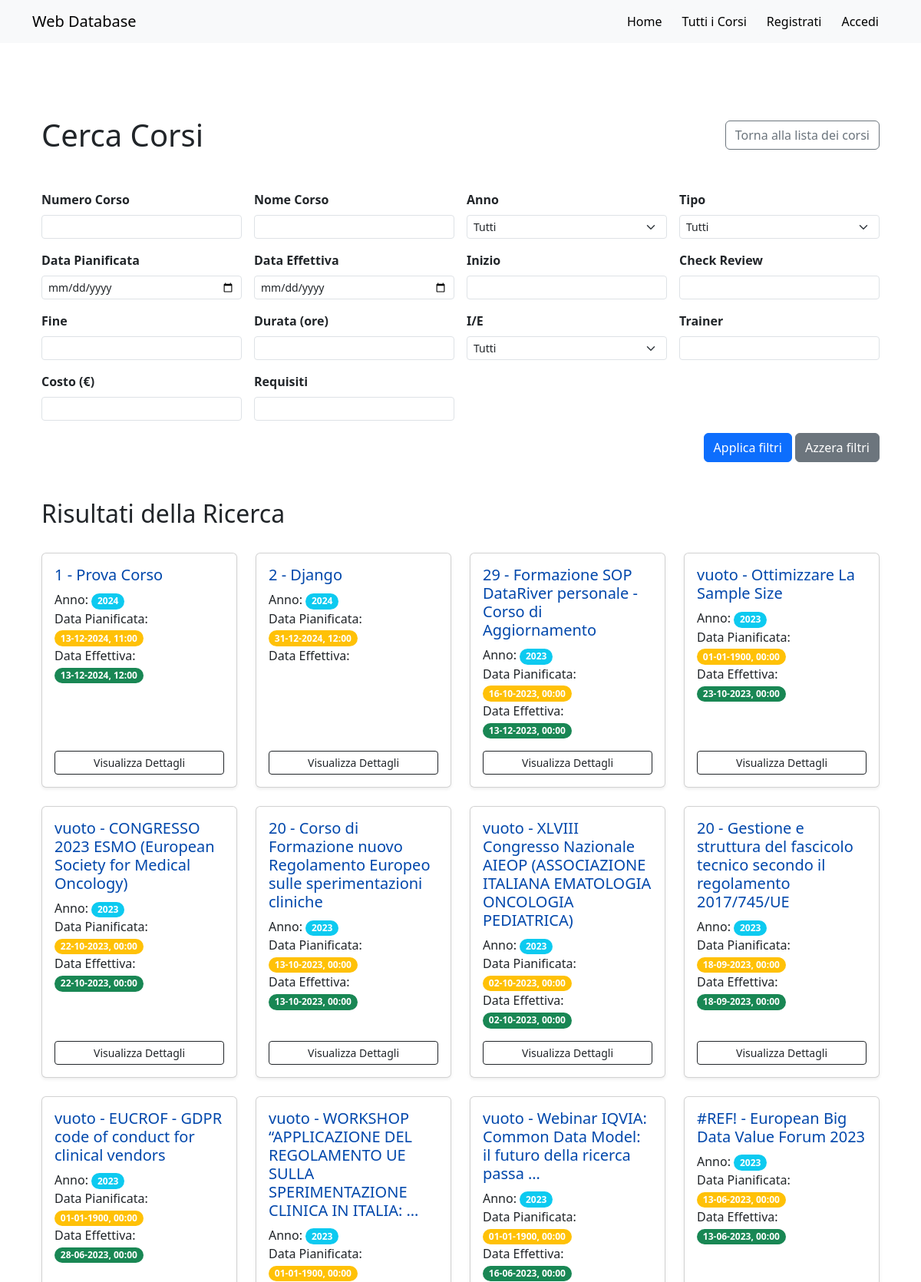
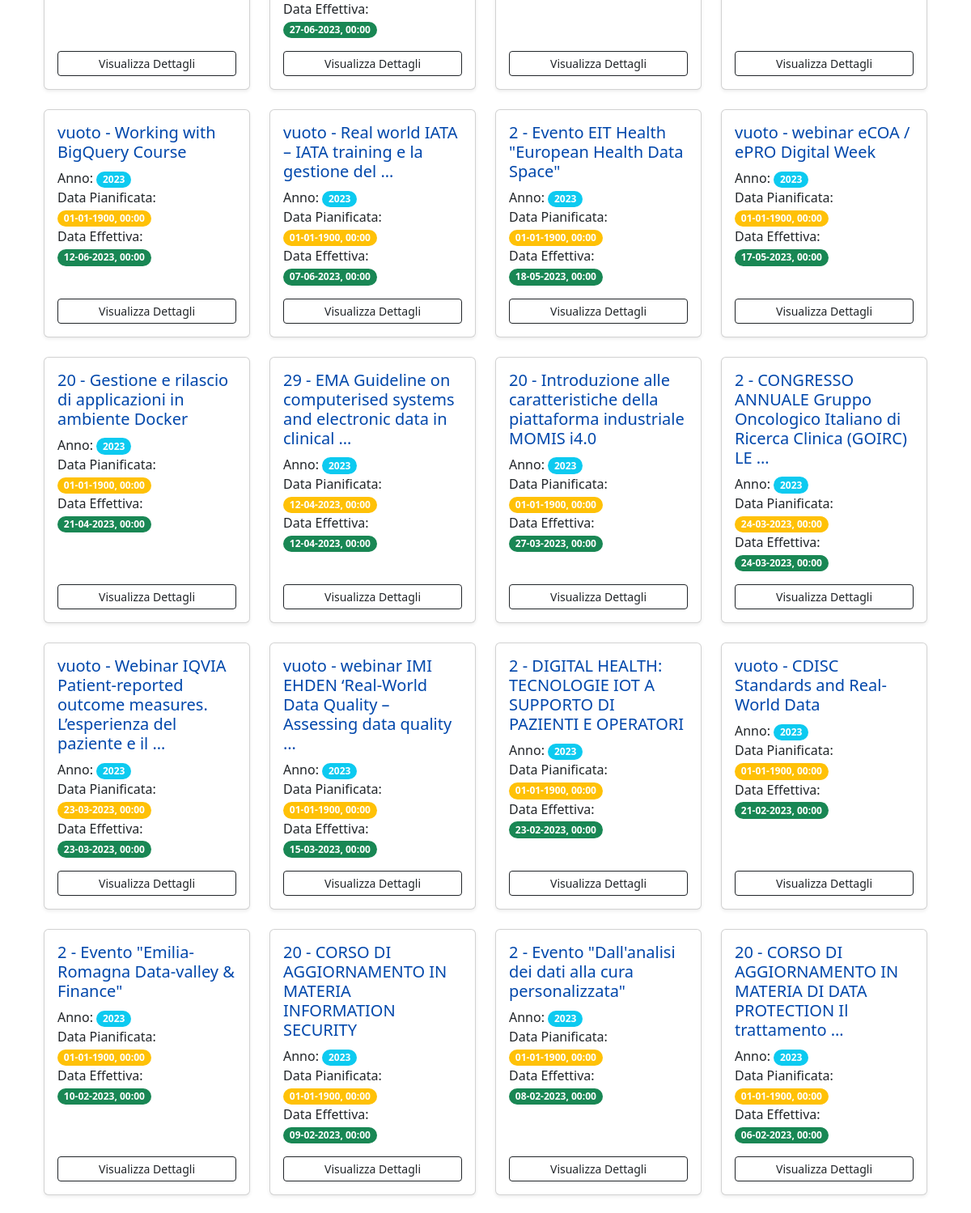
Screenshot of /search (upper part) with the database file from the repository (2 pictures, top to bottom).
### web_app/models.py (models this page shows, shortened)
class Course(models.Model):
    year = models.IntegerField(null=True, blank=True)
    course_n = models.CharField(max_length=255, null=True, blank=True)
    course_name = models.TextField(null=True, blank=True)
    planned_date = models.DateTimeField(null=True, blank=True)
    effective_date = models.DateTimeField(null=True, blank=True)
    type = models.CharField(max_length=255, null=True, blank=True)
    start = models.CharField(max_length=255, null=True, blank=True)
    check_review = models.CharField(max_length=255, null=True, blank=True)
    end = models.CharField(max_length=255, null=True, blank=True)
    duration = models.FloatField(null=True, blank=True)
    i_e = models.CharField(max_length=255, null=True, blank=True)
    trainer = models.CharField(max_length=255, null=True, blank=True)
    cost = models.FloatField(null=True, blank=True)
    requirement = models.CharField(max_length=255, null=True, blank=True)

### web_app/views.py (the view)
# urls.py: path('search', views.search, name='search'),
def search(request):
    ctx = None
    if request.method == 'GET':
        form = SearchForm(request.GET)
        if form.is_valid():
            course_n = form.cleaned_data.get("course_n")
            course_name = form.cleaned_data.get("course_name")
            year = form.cleaned_data.get("year")
            planned_date = form.cleaned_data.get("planned_date")
            effective_date = form.cleaned_data.get("effective_date")
            type = form.cleaned_data.get("type")
            start = form.cleaned_data.get("start")
            check_review = form.cleaned_data.get("check_review")
            end = form.cleaned_data.get("end")
            duration = form.cleaned_data.get("duration")
            i_e = form.cleaned_data.get("i_e")
            trainer = form.cleaned_data.get("trainer")
            cost = form.cleaned_data.get("cost")
            requirement = form.cleaned_data.get("requirement")
            courses = Course.objects.all()
            if course_n:
                courses = courses.filter(course_n__iexact=course_n)
            if course_name:
                courses = courses.filter(course_name__icontains=course_name)
            if year:
                courses = courses.filter(year__iexact=year)
            if planned_date:
                courses = courses.filter(planned_date__date=planned_date)
            if effective_date:
                courses = courses.filter(effective_date__date=effective_date)
            if type:
                courses = courses.filter(type__iexact=type)
            if start:
                courses = courses.filter(start__icontains=start)
            if check_review:
                courses = courses.filter(check_review__icontains=check_review)
            if end:
                courses = courses.filter(end__icontains=end)
            if duration:
                courses = courses.filter(duration__lte=duration)
            if i_e:
                courses = courses.filter(i_e__iexact=i_e)
            if trainer:
                courses = courses.filter(trainer__icontains=trainer)
            if cost:
                courses = courses.filter(cost__lte=cost)
            if requirement:
                courses = courses.filter(requirement__icontains=requirement)
            courses = courses.order_by('-year', '-effective_date', '-planned_date')
            ctx = {
                'form': form,
                'courses': courses,
            }
    return render(request, 'web_app/search.html', ctx)

### web_app/templates/web_app/search.html (shortened to what this page needs)
{% extends "base.html" %}
{% block content %}
<div class="container mt-5">
    <div class="d-flex justify-content-between align-items-center mb-4">
        <h1 class="mb-0">Cerca Corsi</h1>
        <a href="{% url 'courses' %}" class="btn btn-outline-secondary ms-auto">Torna alla lista dei corsi</a>
    </div>
<br>
    <form method="get" action="">
        <div class="row g-3">
            <div class="col-md-3">
                <label for="id_course_n" class="form-label"><strong>Numero Corso</strong></label>
                <input type="number" name="course_n" class="form-control form-control-sm" id="id_course_n" value="{{ form.course_n.value|default_if_none:'' }}">
            </div>
            <div class="col-md-3">
                <label for="id_course_name" class="form-label"><strong>Nome Corso</strong></label>
                <input type="text" name="course_name" class="form-control form-control-sm" id="id_course_name" maxlength="200" value="{{ form.course_name.value|default_if_none:'' }}">
            </div>
            <div class="col-md-3">
                <label for="id_year" class="form-label"><strong>Anno</strong></label>
                <select name="year" class="form-select form-select-sm" id="id_year">
                    {% for value, label in form.fields.year.choices %}
                        <option value="{{ value }}" {% if form.year.value == value %}selected{% endif %}>{{ label }}</option>
                    {% endfor %}
                </select>
            </div>
            <div class="col-md-3">
                <label for="id_type" class="form-label"><strong>Tipo</strong></label>
                <select name="type" class="form-select form-select-sm" id="id_type">
                    {% for value, label in form.fields.type.choices %}
                        <option value="{{ value }}" {% if form.type.value == value %}selected{% endif %}>{{ label }}</option>
                    {% endfor %}
                </select>
            </div>
            <div class="col-md-3">
                <label for="id_planned_date" class="form-label"><strong>Data Pianificata</strong></label>
                <input type="date" name="planned_date" class="form-control form-control-sm" id="id_planned_date" value="{{ form.planned_date.value|default_if_none:'' }}">
            </div>
            <div class="col-md-3">
                <label for="id_effective_date" class="form-label"><strong>Data Effettiva</strong></label>
                <input type="date" name="effective_date" class="form-control form-control-sm" id="id_effective_date" value="{{ form.effective_date.value|default_if_none:'' }}">
            </div>
            <div class="col-md-3">
                <label for="id_start" class="form-label"><strong>Inizio</strong></label>
                <input type="text" name="start" class="form-control form-control-sm" id="id_start" maxlength="200" value="{{ form.start.value|default_if_none:'' }}">
            </div>
            <div class="col-md-3">
                <label for="id_check_review" class="form-label"><strong>Check Review</strong></label>
                <input type="text" name="check_review" class="form-control form-control-sm" id="id_check_review" maxlength="200" value="{{ form.check_review.value|default_if_none:'' }}">
            </div>
            <div class="col-md-3">
                <label for="id_end" class="form-label"><strong>Fine</strong></label>
                <input type="text" name="end" class="form-control form-control-sm" id="id_end" maxlength="200" value="{{ form.end.value|default_if_none:'' }}">
            </div>
            <div class="col-md-3">
                <label for="id_duration" class="form-label"><strong>Durata (ore)</strong></label>
                <input type="number" name="duration" class="form-control form-control-sm" id="id_duration" step="0.01" value="{{ form.duration.value|default_if_none:'' }}">
            </div>
            <div class="col-md-3">
                <label for="id_i_e" class="form-label"><strong>I/E</strong></label>
                <select name="i_e" class="form-select form-select-sm" id="id_i_e">
                    {% for value, label in form.fields.i_e.choices %}
                        <option value="{{ value }}" {% if form.i_e.value == value %}selected{% endif %}>{{ label }}</option>
                    {% endfor %}
                </select>
            </div>
            <div class="col-md-3">
                <label for="id_trainer" class="form-label"><strong>Trainer</strong></label>
                <input type="text" name="trainer" class="form-control form-control-sm" id="id_trainer" maxlength="200" value="{{ form.trainer.value|default_if_none:'' }}">
            </div>
            <div class="col-md-3">
                <label for="id_cost" class="form-label"><strong>Costo (€)</strong></label>
                <input type="number" name="cost" class="form-control form-control-sm" id="id_cost" step="0.01" value="{{ form.cost.value|default_if_none:'' }}">
            </div>
            <div class="col-md-3">
                <label for="id_requirement" class="form-label"><strong>Requisiti</strong></label>
                <input type="text" name="requirement" class="form-control form-control-sm" id="id_requirement" maxlength="200" value="{{ form.requirement.value|default_if_none:'' }}">
            </div>
        </div>
        <div class="text-end mt-3">
            <button type="submit" class="btn btn-primary">Applica filtri</button>
            <a href="{% url 'search' %}" class="btn btn-secondary">Azzera filtri</a>
        </div>
    </form>
</div>
<div class="container my-5">
    <div class="d-flex justify-content-between align-items-center mb-4">
        <h2 class="text-center">Risultati della Ricerca</h2>
    </div>
    <div class="row">
        {% for course in courses %}
            <div class="col-lg-3 col-md-4 col-sm-6 mb-4">
                <a href="{% url 'course_detail' course.id %}" class="card h-100 shadow-sm text-decoration-none">
                    <div class="card-body d-flex flex-column">
                        <h5 class="card-title" style="color: rgb(0, 71, 171);"> {{ course.course_n }} - {{ course.course_name|truncatewords:10 }}</h5>
                        <p class="card-text">
                            Anno: <span class="badge rounded-pill bg-info">{{ course.year }}</span><br>
                            Data Pianificata: <span class="badge rounded-pill bg-warning">{{ course.planned_date|date:'d-m-Y, H:i' }}</span><br>
                            Data Effettiva: <span class="badge rounded-pill bg-success">{{ course.effective_date|date:'d-m-Y, H:i' }}</span><br>
                        </p>
                        <div class="mt-auto">
                            <button class="btn btn-outline-dark w-100 btn-sm">Visualizza Dettagli</button>
                        </div>
                    </div>
                </a>
            </div>
        {% empty %}
            <div class="col-12 text-center">
                <p class="text-muted">Non ci sono piani formativi corrispondenti alla ricerca.</p>
            </div>
        {% endfor %}
    </div>
</div>
{% endblock %}

### templates/base.html (style rules this page uses)
html, body { height: 100%; }

### rows the page displays
Course: course_n "1", course_name "Prova Corso", year "2024", planned_date "13-12-2024, 11:00", effective_date "13-12-2024, 12:00"
Course: course_n "2", course_name "Django", year "2024", planned_date "31-12-2024, 12:00"
Course: course_n "29", course_name "Formazione SOP DataRiver personale - Corso di Aggiornamento", year "2023", planned_date "16-10-2023, 00:00", effective_date "13-12-2023, 00:00"
Course: course_n "vuoto", course_name "Ottimizzare La Sample Size", year "2023", planned_date "01-01-1900, 00:00", effective_date "23-10-2023, 00:00"
Course: course_n "vuoto", course_name "CONGRESSO 2023 ESMO (European Society for Medical Oncology)", year "2023", planned_date "22-10-2023, 00:00", effective_date "22-10-2023, 00:00"
Course: course_n "20", course_name "Corso di Formazione nuovo Regolamento Europeo sulle sperimentazioni cliniche", year "2023", planned_date "13-10-2023, 00:00", effective_date "13-10-2023, 00:00"
Course: course_n "vuoto", course_name "XLVIII Congresso Nazionale AIEOP (ASSOCIAZIONE ITALIANA EMATOLOGIA ONCOLOGIA PEDIATRICA)", year "2023", planned_date "02-10-2023, 00:00", effective_date "02-10-2023, 00:00"
Course: course_n "20", course_name "Gestione e struttura del fascicolo tecnico secondo il regolamento 2017/745/UE", year "2023", planned_date "18-09-2023, 00:00", effective_date "18-09-2023, 00:00"
Course: course_n "vuoto", course_name "EUCROF - GDPR code of conduct for clinical vendors", year "2023", planned_date "01-01-1900, 00:00", effective_date "28-06-2023, 00:00"
Course: course_n "vuoto", course_name "WORKSHOP “APPLICAZIONE DEL REGOLAMENTO UE SULLA SPERIMENTAZIONE CLINICA IN ITALIA: …", year "2023", planned_date "01-01-1900, 00:00", effective_date "27-06-2023, 00:00"
Course: course_n "vuoto", course_name "Webinar IQVIA: Common Data Model: il futuro della ricerca passa …", year "2023", planned_date "01-01-1900, 00:00", effective_date "16-06-2023, 00:00"
Course: course_n "#REF!", course_name "European Big Data Value Forum 2023", year "2023", planned_date "13-06-2023, 00:00", effective_date "13-06-2023, 00:00"
Course: course_n "vuoto", course_name "Working with BigQuery Course", year "2023", planned_date "01-01-1900, 00:00", effective_date "12-06-2023, 00:00"
Course: course_n "vuoto", course_name "Real world IATA – IATA training e la gestione del …", year "2023", planned_date "01-01-1900, 00:00", effective_date "07-06-2023, 00:00"
Course: course_n "2", course_name "Evento EIT Health \"European Health Data Space\"", year "2023", planned_date "01-01-1900, 00:00", effective_date "18-05-2023, 00:00"
Course: course_n "vuoto", course_name "webinar eCOA / ePRO Digital Week", year "2023", planned_date "01-01-1900, 00:00", effective_date "17-05-2023, 00:00"
Course: course_n "20", course_name "Gestione e rilascio di applicazioni in ambiente Docker", year "2023", planned_date "01-01-1900, 00:00", effective_date "21-04-2023, 00:00"
Course: course_n "29", course_name "EMA Guideline on computerised systems and electronic data in clinical …", year "2023", planned_date "12-04-2023, 00:00", effective_date "12-04-2023, 00:00"
Course: course_n "20", course_name "Introduzione alle caratteristiche della piattaforma industriale MOMIS i4.0", year "2023", planned_date "01-01-1900, 00:00", effective_date "27-03-2023, 00:00"
Course: course_n "2", course_name "CONGRESSO ANNUALE Gruppo Oncologico Italiano di Ricerca Clinica (GOIRC) LE …", year "2023", planned_date "24-03-2023, 00:00", effective_date "24-03-2023, 00:00"
Course: course_n "vuoto", course_name "Webinar IQVIA Patient-reported outcome measures. L’esperienza del paziente e il …", year "2023", planned_date "23-03-2023, 00:00", effective_date "23-03-2023, 00:00"
Course: course_n "vuoto", course_name "webinar IMI EHDEN ‘Real-World Data Quality – Assessing data quality …", year "2023", planned_date "01-01-1900, 00:00", effective_date "15-03-2023, 00:00"
Course: course_n "2", course_name "DIGITAL HEALTH: TECNOLOGIE IOT A SUPPORTO DI PAZIENTI E OPERATORI", year "2023", planned_date "01-01-1900, 00:00", effective_date "23-02-2023, 00:00"
Course: course_n "vuoto", course_name "CDISC Standards and Real-World Data", year "2023", planned_date "01-01-1900, 00:00", effective_date "21-02-2023, 00:00"
Course: course_n "2", course_name "Evento \"Emilia-Romagna Data-valley & Finance\"", year "2023", planned_date "01-01-1900, 00:00", effective_date "10-02-2023, 00:00"
Course: course_n "20", course_name "CORSO DI AGGIORNAMENTO IN MATERIA INFORMATION SECURITY", year "2023", planned_date "01-01-1900, 00:00", effective_date "09-02-2023, 00:00"
Course: course_n "2", course_name "Evento \"Dall'analisi dei dati alla cura personalizzata\"", year "2023", planned_date "01-01-1900, 00:00", effective_date "08-02-2023, 00:00"
Course: course_n "20", course_name "CORSO DI AGGIORNAMENTO IN MATERIA DI DATA PROTECTION Il trattamento …", year "2023", planned_date "01-01-1900, 00:00", effective_date "06-02-2023, 00:00"

### other values shown
form field year "Tutti"
form field type "Tutti"
form field i_e "Tutti"
